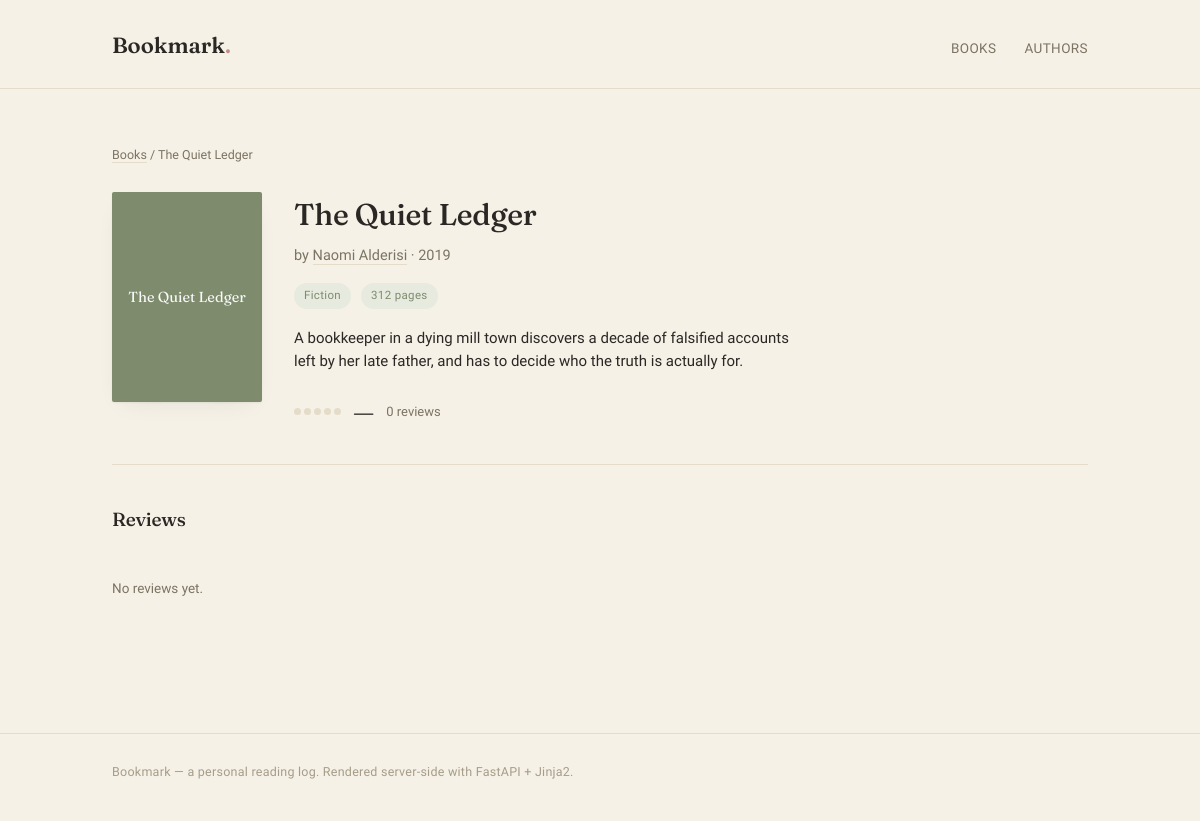
Page /books/1 on the earlier database version.
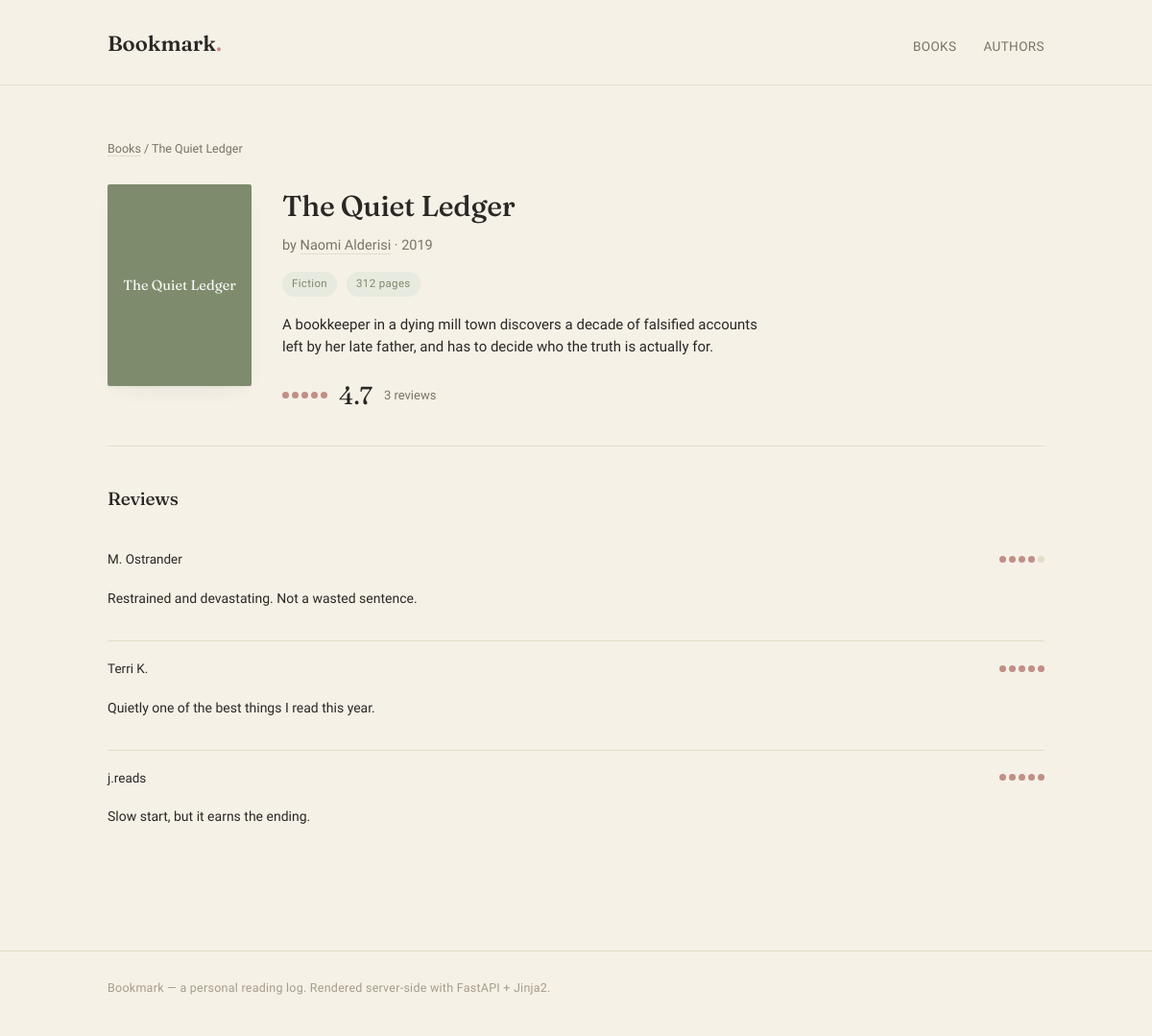
Same page on the later database version.
### models.py (models this page shows)
class Review(Base):
    __tablename__ = 'reviews'
    id: Mapped[int] = mapped_column(primary_key=True, index=True)
    reviewer: Mapped[str] = mapped_column(String(100), nullable=False)
    rating: Mapped[int] = mapped_column(Integer, nullable=False)
    comment: Mapped[str | None] = mapped_column(Text, nullable=True)
    book_id: Mapped[int] = mapped_column(ForeignKey("books.id"), nullable=False)
    book: Mapped["Book"] = relationship(back_populates="reviews")

### main.py (the view)
@app.get("/books/{book_id}", include_in_schema=False)
def get_book(request: Request, book_id: int, db: Annotated[Session, Depends(get_db)]):
    result = db.execute(
        select(models.Book).where(models.Book.id == book_id)
    )
    book = result.scalars().first()
    if not book:
        raise HTTPException(status_code=status.HTTP_404_NOT_FOUND, detail="Book not found.")
    return templates.TemplateResponse(
        request,
        "book.html",
        {"book": book, "author": book.author}
    )

### templates/book.html (shortened to what this page needs)
{% extends "base.html" %}
{% block content %}
{% set genre_tone = {
  'Fiction': 'sage',
  'Historical Fiction': 'ochre',
  'Poetry': 'rose',
  'Essays': 'rose',
  'Nonfiction': 'slate',
  'Fantasy': 'plum'
} %}
{% set review_count = book.reviews|length %}
{% set avg = (book.reviews | sum(attribute='rating') / review_count) if review_count > 0 else None %}
{% set rounded = avg|round(0, 'common')|int if avg else 0 %}
<div class="wrap">
  <div class="breadcrumb"><a href="{{ url_for('home') }}">Books</a> / {{ book.title }}</div>
  <div class="detail-head">
    <div class="cover-block tone-{{ genre_tone.get(book.genre, 'sage') }}">
      <span class="cover-title">{{ book.title }}</span>
    </div>
    <div>
      <h1>{{ book.title }}</h1>
      <div class="by-line">
        by
        {% if author %}
          <a href="/authors/{{ author.id }}">{{ author.name }}</a>
        {% else %}
          Unknown
        {% endif %}
        · {{ book.year }}
      </div>
      <div class="tags-row">
        <span class="pill">{{ book.genre }}</span>
        <span class="pill">{{ book.pages }} pages</span>
      </div>
      <p class="desc">{{ book.description }}</p>
      <div class="rating-summary">
        <span class="dots">
          {% for i in range(1, 6) %}
            <span class="dot {{ 'filled' if i <= rounded else '' }}"></span>
          {% endfor %}
        </span>
        <span class="big-num">{{ "%.1f"|format(avg) if avg else "—" }}</span>
        <span style="color:var(--taupe); font-size:13px;">
          {{ review_count }} review{{ "" if review_count == 1 else "s" }}
        </span>
      </div>
    </div>
  </div>
  <div class="reviews">
    <h2>Reviews</h2>
    {% if book.reviews %}
      {% for r in book.reviews %}
        <div class="review">
          <div class="review-top">
            <span class="reviewer">{{ r.reviewer }}</span>
            <span class="dots">
              {% for i in range(1, 6) %}
                <span class="dot {{ 'filled' if i <= r.rating else '' }}"></span>
              {% endfor %}
            </span>
          </div>
          <p class="comment">{{ r.comment }}</p>
        </div>
      {% endfor %}
    {% else %}
      <p class="empty-state">No reviews yet.</p>
    {% endif %}
  </div>
</div>
{% endblock %}

Differences in the rows shown:
added Review: rating 4 (drawn), reviewer "M. Ostrander", comment "Restrained and devastating. Not a wasted sentence."
added Review: reviewer "Terri K.", rating 5 (drawn), comment "Quietly one of the best things I read this year."
added Review: reviewer "j.reads", rating 5 (drawn), comment "Slow start, but it earns the ending."
Other differences:
{{ "%.1f"|format(avg) if avg else "—" }}: "—" → "4.7"
{{ review_count }}: "0" → "3"
text no longer shown: "No reviews yet."
